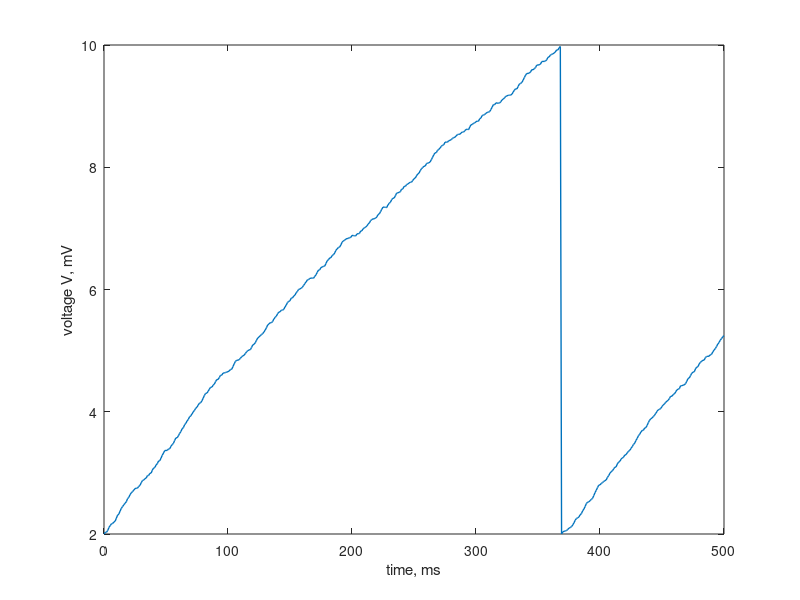
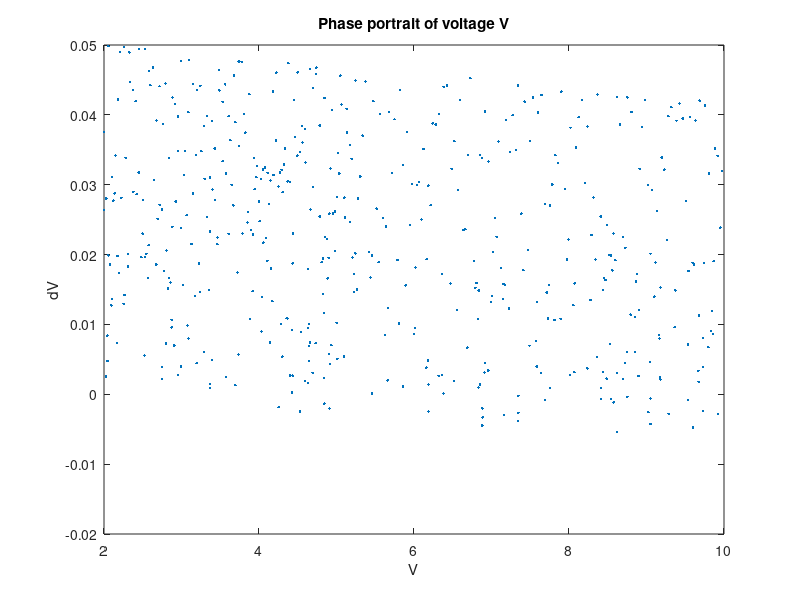

MATLAB code for these plots, in order:
% STEP 1, 2
clear all 
close all
clc

C = 200; % microF
g_l = 1/5; %1/Om
E_l = 2; %mV
v_th = 10; %mV
I = 10; % mA
v(1) = E_l;
D = 0;

h = 1;  % set the step size
t_max = 500;

t = 0:h:t_max;  
n = length(t)-1;

% I(1:n+1) = 10;
I = rand(n+1,1)*10;

v_dot =@(v,I)((-g_l*(v - E_l) + I)/C); 

dv(1) = v_dot(v(1), I(1));

for i = 1:n
    k1 = v_dot(v(i),I(i));
    k2 = v_dot(v(i)+k1*h/2,I(i));
    k3 = v_dot(v(i)+k2*h/2,I(i));
    k4 = v_dot(v(i)+k3*h,I(i));
    v(i+1) = v(i)+((k1+2*k2+2*k3+k4)/6)*h;
    if (v(i+1) > v_th)
        v(i+1) = E_l;
    end
    dv(i+1) = v_dot(v(i+1),I(i+1));
end
   
figure
plot(t,v,'LineWidth', 1)
xlabel('time, ms') ;
ylabel('voltage V, mV')


figure
plot(v, dv,'.'); 
title('Phase portrait of voltage V');
ylim([-0.02, 0.05]);
xlabel('V') ;
ylabel('dV'); 

